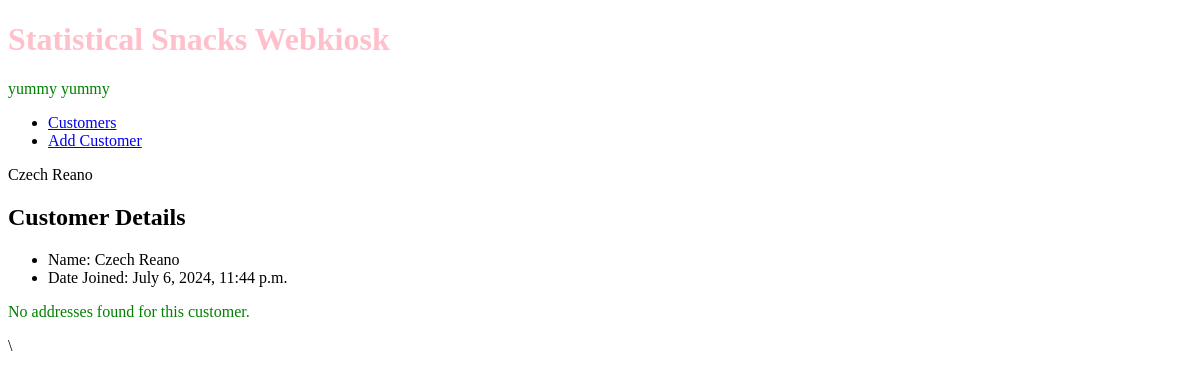
/webkiosk/customer/3/, run on an earlier commit of the app's database.
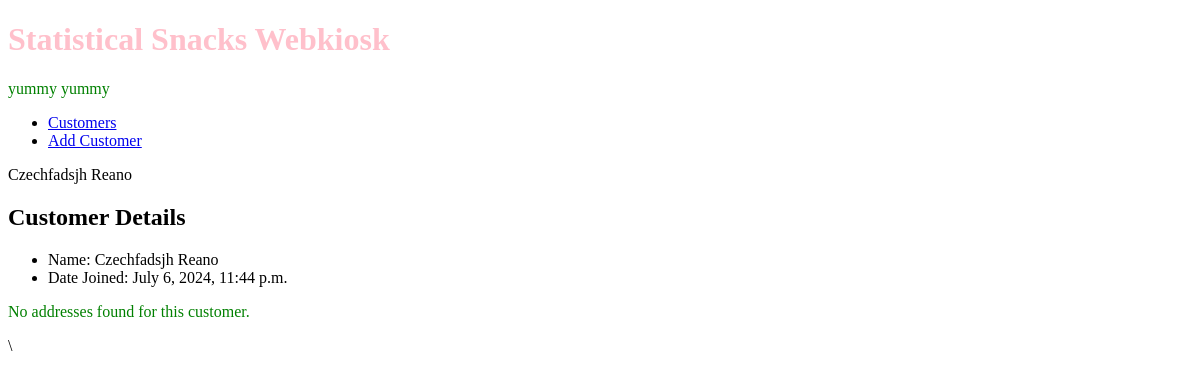
And on a later commit of the database.
### webkiosk/models.py (models this page shows, shortened)
class Customer(models.Model):
    firstname = models.CharField(max_length=20)
    lastname = models.CharField(max_length=20)
    date_joined = models.DateTimeField(auto_now_add=True)

### webkiosk/views.py (the view)
# urls.py: path('customer/<int:pk>/', views.listcustomerdetails, name='customer-details'),
def listcustomerdetails(request, pk):
    c = Customer.objects.get(id=pk)
    context = {'customer': c}
    return render(request, 'webkiosk/customer_detail.html', context)

### webkiosk/templates/webkiosk/customer_detail.html
{% extends 'webkiosk/base_template.html' %}
{% block pagetitle %} {{customer.firstname}} {{customer.lastname}} {% endblock %}
{% block maincontent %}
<h2> Customer Details</h2>
<ul>
    <li>Name: {{customer.firstname}} {{customer.lastname}}</li>
    <li>Date Joined: {{ customer.date_joined }}</li>
</ul>
{% if customer.address_set.exists %}
<h3>Addresses</h3>
<ul>
    {% for address in customer.address_set.all %}
        <li>{{ address.street }} {{ address.city }}</li>
    {% endfor %}
</ul>
{% else %}
<p>No addresses found for this customer.</p>\
{% endif %}
{% endblock %}

What changed in the data, as far as the page shows it:
changed Customer "Reano": firstname "Czech" → "Czechfadsjh"
